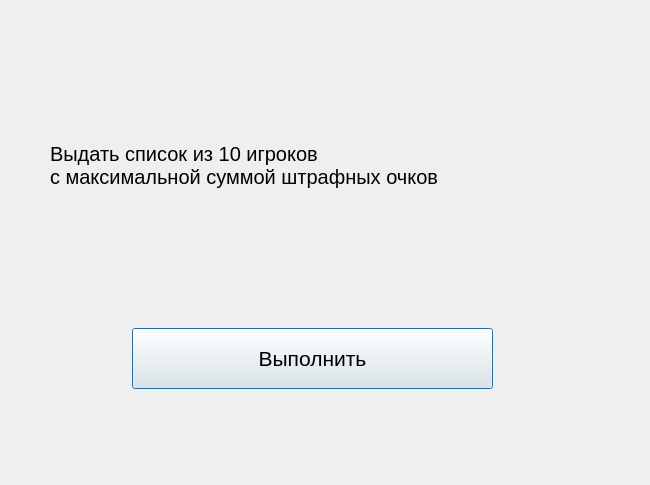
<?xml version="1.0" encoding="UTF-8"?>
<ui version="4.0">
 <class>Task2</class>
 <widget class="QDialog" name="Task2">
  <property name="geometry">
   <rect>
    <x>0</x>
    <y>0</y>
    <width>650</width>
    <height>485</height>
   </rect>
  </property>
  <property name="windowTitle">
   <string>Dialog</string>
  </property>
  <widget class="QLabel" name="label">
   <property name="geometry">
    <rect>
     <x>50</x>
     <y>10</y>
     <width>521</width>
     <height>311</height>
    </rect>
   </property>
   <property name="font">
    <font>
     <pointsize>15</pointsize>
    </font>
   </property>
   <property name="text">
    <string>Выдать список из 10 игроков 
с максимальной суммой штрафных очков</string>
   </property>
  </widget>
  <widget class="QPushButton" name="pushButton">
   <property name="geometry">
    <rect>
     <x>132</x>
     <y>328</y>
     <width>361</width>
     <height>61</height>
    </rect>
   </property>
   <property name="font">
    <font>
     <pointsize>16</pointsize>
    </font>
   </property>
   <property name="text">
    <string>Выполнить</string>
   </property>
  </widget>
 </widget>
 <resources/>
 <connections/>
</ui>
